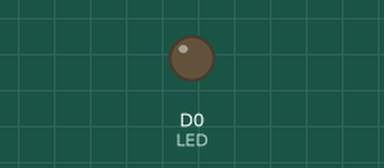
Recording of a sketch running on a simulated ESP8266 (NodeMCU). Parts: output pins drawn as LEDs (lit = HIGH). A WiFi scan finds three made-up networks; what the sketch prints to the serial monitor is not drawn.

Above: at 0.15 s.
Timing chart, 0 to 6.6 s (numbered marks = the images above):
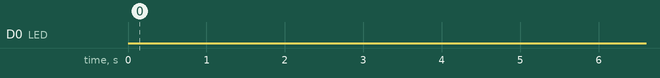

The sketch:

Scan.ino
```cpp
#include "ESP8266WiFi.h"

#define LED D0
#define SCAN_PERIOD   5000

long lastMillis = 0;
long currentMillis = 0;
int redes = 0;

void setup() {
  pinMode(LED, OUTPUT);
  Serial.begin(115200);
  WiFi.mode(WIFI_STA);
  WiFi.disconnect();
  delay(100);
}

void loop() {
  currentMillis = millis();

  if (currentMillis - lastMillis > SCAN_PERIOD) {
    lastMillis = currentMillis;
    digitalWrite(LED,LOW);
    WiFi.scanNetworks(true);
    Serial.println();
    Serial.println("Scan start ... ");
  }

  redes = WiFi.scanComplete();
  if(redes >= 0) {
    digitalWrite(LED,HIGH);
    Serial.print(redes);
    Serial.println(" Redes encontradas!");

    for(int i = 0; i < redes; i++) {
      Serial.print(i+1);
      Serial.print(": ");
      Serial.println(WiFi.SSID(i));
    }
    WiFi.scanDelete();
  }
}
```

Measured:
- by itself, D0 (LED): alternates HIGH for 3.0 s and LOW for 2.0 s
